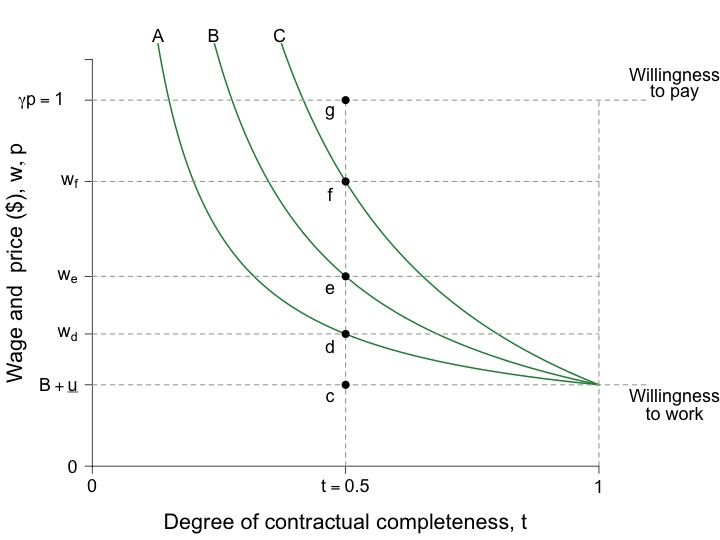

The script that saved this image:
require(ggplot2)
require(shape)
library(pBrackets)
require(plotrix)
jpeg(file = "employment/completeness_rents_quiz.jpg", width = 6*120, height = 4.5*120)

#Set parameters for graphics
pointsize <- 1.8
axislabelsize <- 1.8
labelsize <- 1.5
namesize <- 1.8
annotatesize <- 1.5
graphlinewidth <- 2
segmentlinewidth <- 1.5

Incomp <- function(t, ubar = 0.5, B = 0.5, j = 0.5) {
  B + ubar + (ubar*(1 - t)) / (j*t)
}


#COL <- c("#1B9E77", "#D95F02", "#7570B3", "#E7298A", "#66A61E", "#E6AB02", "#A6761D", "#666666")
COL <- c("#238b45","#7fc97f", "#beaed4", "#fdc086", "#ffff99")
par(mar =  c(4, 5, 3, 7))
xlims <- c(0, 1)
ylims <- c(0,5)


plot(0, 0, xlim = xlims, ylim = ylims, type = "n",
     xlab = expression(paste(""), cex = axislabelsize),
     ylab = expression(paste(""), cex = axislabelsize),
     xaxt = "n", yaxt = "n", cex.lab = axislabelsize, bty = "n")

npts <- 500 
npts2 <- 501
#Specify the sequences of points for graphing. 
xx1 <- seq(0, 1, length.out = npts)
xx2 <- seq(xlims[1], xlims[2], length.out = npts)
xx3 <- seq(xlims[1], xlims[2], length.out = npts2)
xx4 <- seq(xlims[1], 25, length.out = npts2)

#Draw the lines for the graphs

lines(xx1, Incomp(xx1, j = 0.375), col = COL[1], lwd = graphlinewidth)
lines(xx1, Incomp(xx1, j = 0.2), col = COL[1], lwd = graphlinewidth)
lines(xx1, Incomp(xx1, j = 0.8), col = COL[1], lwd = graphlinewidth)

#lines(xx1, Fn(xx1, j = 0.5), col = COL[1], lwd = graphlinewidth)


#Customize ticks and labels for the plot
ticksy <- c(0, 1, Incomp(t = 0.5, j = 0.8), Incomp(t = 0.5, j = 0.375), Incomp(t = 0.5, j = 0.2), 4.5, 5)
ylabels <- c(0, expression(paste(B + underline(u))), 
             expression(paste(w[d])), 
             expression(paste(w[e])),
             expression(paste(w[f])), NA, NA)
#ticksx <-seq(0, 1, 0.1)
ticksx <- c(0, 0.5, 1)
#xlabels <-seq(0, 1, 0.1)
xlabels <- c(0, expression(paste(t == 0.5)), 1)
axis(1, at = ticksx, pos = 0, labels = xlabels, cex.axis = labelsize)

axis(2, at = ticksy, pos = 0, labels = ylabels, las = 1, cex.axis = labelsize)

#Segments
#Willingness to sell/work
segments(0, 1, 1.1, 1, lty = 2, lwd = 1.5, col = "darkgray", xpd = TRUE)
segments(1, 0, 1, 4.5, lty = 2, lwd = 1.5, col = "darkgray")

#Willingness to pay
segments(0, 4.5, 1.1,4.5, lty = 2, lwd = 1.5, col = "darkgray", xpd = TRUE)


segments(0.5, 0 , 0.5, 4.5,lty = 2, lwd = 1.5, col = "darkgray", xpd = TRUE)

#Axis tick labels
#y
text(-0.1, 4.5, expression(paste(gamma*p==1)), cex = labelsize, xpd = TRUE)
#text(-0.05, 0.8, expression(paste(p^B)), cex = labelsize, xpd = TRUE)
#x
#text(0.22, -0.25, expression(paste(underline(t)*j)), cex = labelsize, xpd = TRUE)
#text(1, -0.07, expression(paste(1)), cex = labelsize, xpd = TRUE)

#Text annotations
# text(0.42, 5.45, expression(paste("No-shirking condition")), cex = labelsize, xpd = TRUE)
#text(0.3, 5.4, expression(paste(w^N== B + underline(u) + frac(underline(u), j)*bgroup("(",frac(1 - t , t),")") )), cex = labelsize, xpd = TRUE)
# text(-0.1, 1, expression(paste(B + underline(u))), cex = labelsize, xpd = TRUE)
# #text(1.15, 4.5, expression(paste(gamma[p])), cex = labelsize, xpd = TRUE)
# text(0.43, 1.55, expression(paste("Worker's rent")), cex = labelsize, xpd = TRUE)
# text(0.44, 3.8, expression(paste("Employer's profit")), cex = labelsize, xpd = TRUE)
# 
# text(1.3, 3, expression(paste("Total")), cex = labelsize, xpd = TRUE)
# text(1.3, 2.7, expression(paste("economic")), cex = labelsize, xpd = TRUE)
# text(1.3, 2.4, expression(paste("surplus")), cex = labelsize, xpd = TRUE)

text(1.15, 4.8, expression(paste("Willingness")), cex = labelsize, xpd = TRUE)
text(1.15, 4.6, expression(paste("to pay")), cex = labelsize, xpd = TRUE)

text(1.15, 0.85, expression(paste("Willingness")), cex = labelsize, xpd = TRUE)
text(1.15, 0.65, expression(paste("to work")), cex = labelsize, xpd = TRUE)


#Brackets
# brackets(x1 = 0.49, y1 = 1.1, x2 = 0.49, y2 = 1.6,  
#          ticks = 0.5, curvature = 0.5, type = 1,
#          col = "black", lwd = 2, h = 0.05,
#          lty = 1, xpd = TRUE)

# text(0.33, 1.6, expression(paste("Worker's" )), cex = labelsize, xpd = TRUE)
# text(0.33, 1.4, expression(paste("rent" )), cex = labelsize, xpd = TRUE)
# text(0.33, 1.2, expression(paste("when ", j == 0.8)), cex = labelsize, xpd = TRUE)


# brackets(x1 = 0.49, y1 = 1.7, x2 = 0.49, y2 = 4.4,  
#          ticks = 0.5, curvature = 0.5, type = 1,
#          col = "black", lwd = 2, h = 0.05,
#          lty = 1, xpd = TRUE)
# 
# text(0.35, 3.4, expression(paste("Employer's" )), cex = labelsize, xpd = TRUE)
# text(0.35, 3.2, expression(paste("profits" )), cex = labelsize, xpd = TRUE)
# text(0.35, 3, expression(paste("when")), cex = labelsize, xpd = TRUE)
# text(0.35, 2.75, expression(paste(j == 0.8)), cex = labelsize, xpd = TRUE)

# 
# brackets(x1 = 1.01, y1 = 3.45, x2 = 1.01, y2 = 1.05,  
#          ticks = 0.5, curvature = 0.5, type = 1,
#          col = "black", lwd = 2,  h = 0.05,
#          lty = 1, xpd = TRUE)

# text(1.2, 2.4, expression(paste("Worker's" )), cex = labelsize, xpd = TRUE)
# text(1.2, 2.2, expression(paste("rent" )), cex = labelsize, xpd = TRUE)
# text(1.2, 2, expression(paste("when ", j == 0.2)), cex = labelsize, xpd = TRUE)


# brackets(x1 = 1.01, y1 = 4.4, x2 = 1.01, y2 = 3.55,  
#          ticks = 0.5, curvature = 0.5, type = 1,
#          col = "black", lwd = 2,  h = 0.05,
#          lty = 1, xpd = TRUE)
# 
# text(1.2, 4.2, expression(paste("Employer's" )), cex = labelsize, xpd = TRUE)
# text(1.2, 4, expression(paste("profits" )), cex = labelsize, xpd = TRUE)
# text(1.2, 3.8, expression(paste("when ", j == 0.2)), cex = labelsize, xpd = TRUE)
# 

# #Arrows
# Arrows(0.38, 1.7, .38, 2.4, col = "black", lty = 1, lwd = 2, arr.type = "triangle")
# Arrows(0.38, 1.42, 0.38, 1.1, col = "black", lty = 1, lwd = 2, arr.type = "triangle")
# Arrows(0.38, 3.9, 0.38, 4.4, col = "black", lty = 1, lwd = 2, arr.type = "triangle")
# Arrows(0.38, 3.65, 0.38, 2.8, col = "black", lty = 1, lwd = 2, arr.type = "triangle")

#Axes labels
text(0.5, -0.7, expression(paste("Degree of contractual completeness, t")), xpd = TRUE, cex = axislabelsize) 
text(-0.15, 2.5, expression(paste("Wage and  price ($), ", list(w, p) )), xpd = TRUE, cex = axislabelsize,srt = 90) 

#text(0.26, 4.8, expression(paste(w[3]^N*(j[3] == 0.8) )), cex = labelsize, xpd = TRUE)
text(0.13, 5.3, expression(paste(A)), cex = labelsize, xpd = TRUE)
text(0.24, 5.3, expression(paste(B)), cex = labelsize, xpd = TRUE)
text(0.37, 5.3, expression(paste(C)), cex = labelsize, xpd = TRUE)

# text(0.07, 5.5, expression(paste("More unemployment")), cex = labelsize, xpd = TRUE)
# text(0.55, 5.5, expression(paste("Less unemployment")), cex = labelsize, xpd = TRUE)


#Horizontal segments for the wages and different values of t
segments(0, Incomp(t = 0.5, j = 0.8), 1, Incomp(t = 0.5, j = 0.8) ,lty = 2, lwd = 1.5, col = "darkgray", xpd = TRUE)

segments(0, Incomp(t = 0.5, j = 0.375), 1, Incomp(t = 0.5, j = 0.375) ,lty = 2, lwd = 1.5, col = "darkgray", xpd = TRUE)

segments(0, Incomp(t = 0.5, j = 0.2), 1, Incomp(t = 0.5, j = 0.2) ,lty = 2, lwd = 1.5, col = "darkgray", xpd = TRUE)

points(0.5, Incomp(t = 0.5, j = 0.8), pch = 16, col = "black", cex = 1.5)
text(0.5 - 0.03, Incomp(t = 0.5, j = 0.8) - 0.15, expression(paste(d)), cex = labelsize, xpd = TRUE)

points(0.5, Incomp(t = 0.5, j = 0.375), pch = 16, col = "black", cex = 1.5)
text(0.5 - 0.03, Incomp(t = 0.5, j = 0.375) - 0.15, expression(paste(e)), cex = labelsize, xpd = TRUE)

points(0.5, Incomp(t = 0.5, j = 0.2), pch = 16, col = "black", cex = 1.5)
text(0.5 - 0.03, Incomp(t = 0.5, j = 0.2) - 0.15, expression(paste(f)), cex = labelsize, xpd = TRUE)

points(0.5, 1, pch = 16, col = "black", cex = 1.5)
text(0.5 - 0.03, 1 - 0.15, expression(paste(c)), cex = labelsize, xpd = TRUE)

points(0.5, 4.5, pch = 16, col = "black", cex = 1.5)
text(0.5 - 0.03, 4.5 - 0.15, expression(paste(g)), cex = labelsize, xpd = TRUE)


dev.off()
